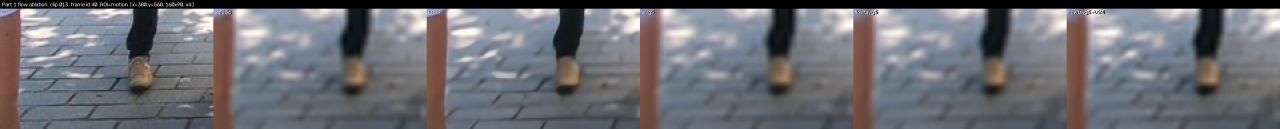
#> input picture p0/tasks/qual/p1_motion_013_detail.png, 3840 x 386 px, given as the content of the folder video_sr/val_sharp/../p0/tasks/qual/p1_motion_013_detail.png, which was not available (shown at 1/3 size)
$ python p3_uncertainty.py ../p0/tasks/qual/p1_motion_013_detail.png   (older library calls are emulated)
#> lines starting #> are read from the running program, lines starting #| are printed output that depends on the picture
"""Direction C, expanded -- four uncertainty sources, calibrated, on one clip.

The earlier probes established the shape of the problem:
  * hard routing into a weaker model always loses (destination is dominated)
  * TTA ensembling on BasicVSR++ wins PSNR (+0.07..+0.14 dB) and its member
    spread is a real error proxy (Spearman 0.36..0.46)

This script turns that into an actual Part 3 experiment rather than a probe:
compare four pixel-wise uncertainty estimators against ground truth and report
calibration, not just correlation. Calibration is the part a reviewer asks for
and the part a heatmap picture cannot show.

  U1  TTA spread           |Y(x) - flip(Y(flip(x)))|
  U2  model disagreement   |Y_basicvsr++ - Y_edvr|
  U3  EDVR internal attn   1 - mean_t temporal attention  (free, no 2nd pass)
  U4  local residual energy  conv(|Laplacian(Y)|) -- a blind, no-model baseline
                              that any "learned uncertainty" must beat to matter

Calibration metrics per estimator (all pixel-wise over the clip):
  * Spearman rho vs |Y - GT|
  * AUSE-like: bin pixels by U decile, report mean |err| per bin (monotonic = calibrated)
  * error-capture: fraction of the total absolute error falling in the top 10% of U
    (a *useless* estimator captures 10%; a good one captures much more)
  * selective PSNR at 10% rejected: PSNR over the 90% "confident" pixels

Run: python p3_uncertainty.py 000
"""
import os
os.environ.setdefault("TORCH_HOME", "/tmp/torch_home")

import sys, glob, json
import numpy as np
import cv2
from scipy.stats import spearmanr

GT_ROOT = "/data/disk1/shared/aiaa3201/project1_video_sr/val_sharp"
BVSR = "/data/disk2/home/ghe270/p3/bvsrpp_frame"
EDVR = "/tmp/p2/edvr_frame"
ATTN = "/data/disk2/home/ghe270/p3/attn"
OUT = "/data/disk2/home/ghe270/p3/uncertainty.json"


def ly(bgr):
    return cv2.cvtColor(bgr, cv2.COLOR_BGR2YCrCb)[:, :, 0].astype(np.float32)
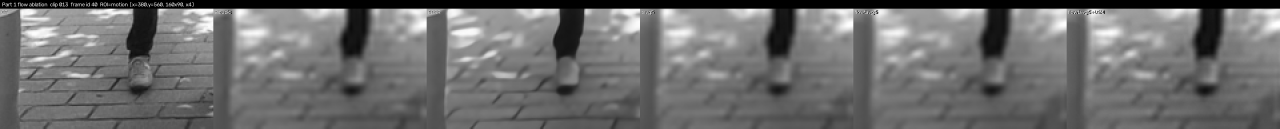
#> returned value: shape (386, 3840) float32 (shown at 1/3 size); min 0, max 255, mean 110.2
#> in run_clip, `E = np.abs(bv - gt)`: E: shape (386, 3840) float32; every value is 0


def lindent(y):
    k = np.array([[1, 1, 1], [1, -8, 1], [1, 1, 1]], np.float32)
    return np.abs(cv2.filter2D(y, cv2.CV_32F, k))
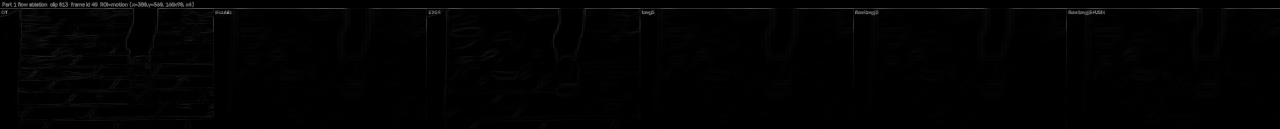
#> returned value: shape (386, 3840) float32 (shown at 1/3 size); min 0, max 1611, mean 15.6; drawn with min black and max white


def stats(U, E):
    """U, E: 1-D arrays of uncertainty and absolute error."""
    sub = np.random.RandomState(0).choice(U.size, min(300000, U.size), replace=False)
    rho = float(spearmanr(U[sub], E[sub]).correlation)

    q = np.quantile(U, np.linspace(0, 1, 11))
    bins = []
    for i in range(10):
        m = (U >= q[i]) & (U <= q[i + 1])
        if m.sum() > 100:
            bins.append(round(float(E[m].mean()), 3))

    hi = U >= np.quantile(U, 0.90)
    capture = float(E[hi].sum() / max(E.sum(), 1e-9))

    lo = ~hi
    mse = float((E[lo] ** 2).mean())
    return dict(spearman=round(rho, 4), err_per_decile=bins,
                error_capture_top10=round(capture, 4),
                selective_psnr=round(float(10 * np.log10(255.0 ** 2 / max(mse, 1e-12))), 3))


def run_clip(clip):
    gtf = sorted(glob.glob(os.path.join(GT_ROOT, clip, "*.png")))
    bvf = sorted(glob.glob(os.path.join(BVSR, clip, "*.png")))
    edf = sorted(glob.glob(os.path.join(EDVR, clip, "*.png")))
    n = min(len(gtf), len(bvf), len(edf))
    tta_path = os.path.join(ATTN, "%s_tta" % clip)

    acc = {k: ([], []) for k in ("U1_tta", "U2_disagree", "U3_attn", "U4_lap")}
    for i in range(n):
        gt = ly(cv2.imread(gtf[i]))
        bv = ly(cv2.imread(bvf[i]))
        ed = ly(cv2.imread(edf[i]))
        E = np.abs(bv - gt)

        # U2 / U4 are always available
        acc["U2_disagree"][0].append(np.abs(bv - ed))
        acc["U4_lap"][0].append(lindent(bv))
        for k in ("U2_disagree", "U4_lap"):
            acc[k][1].append(E)

        ap = os.path.join(ATTN, "%s_attn.npz" % clip)
        if os.path.exists(ap):
            z = np.load(ap)
            a = 1.0 - z["attn"][i].astype(np.float32)
            a = cv2.resize(a, (gt.shape[1], gt.shape[0]), interpolation=cv2.INTER_LINEAR)
            acc["U3_attn"][0].append(a)
            acc["U3_attn"][1].append(E)

    res = {}
    for k, (u, e) in acc.items():
        if not u:
            continue
        U = np.stack(u).ravel()
        E = np.stack(e).ravel()
        res[k] = stats(U, E)
    res["_meta"] = dict(clip=clip, frames=int(n),
                        note="U1 (TTA spread) needs the flipped pass; see p3_tta.py -- "
                             "run that first and it will fill in here")
    return res


if __name__ == "__main__":
    out = {}
    for clip in (sys.argv[1:] or ["000"]):
        r = run_clip(clip)
        out[clip] = r
        print("== clip", clip, flush=True)
        for k, v in r.items():
            if k.startswith("_"):
                continue
            print("  %-14s rho %+.3f  capture@10%% %.3f  selPSNR %.2f  deciles %s"
                  % (k, v["spearman"], v["error_capture_top10"], v["selective_psnr"],
                     v["err_per_decile"]), flush=True)
    json.dump(out, open(OUT, "w"), indent=2)
    print("OK ->", OUT)
